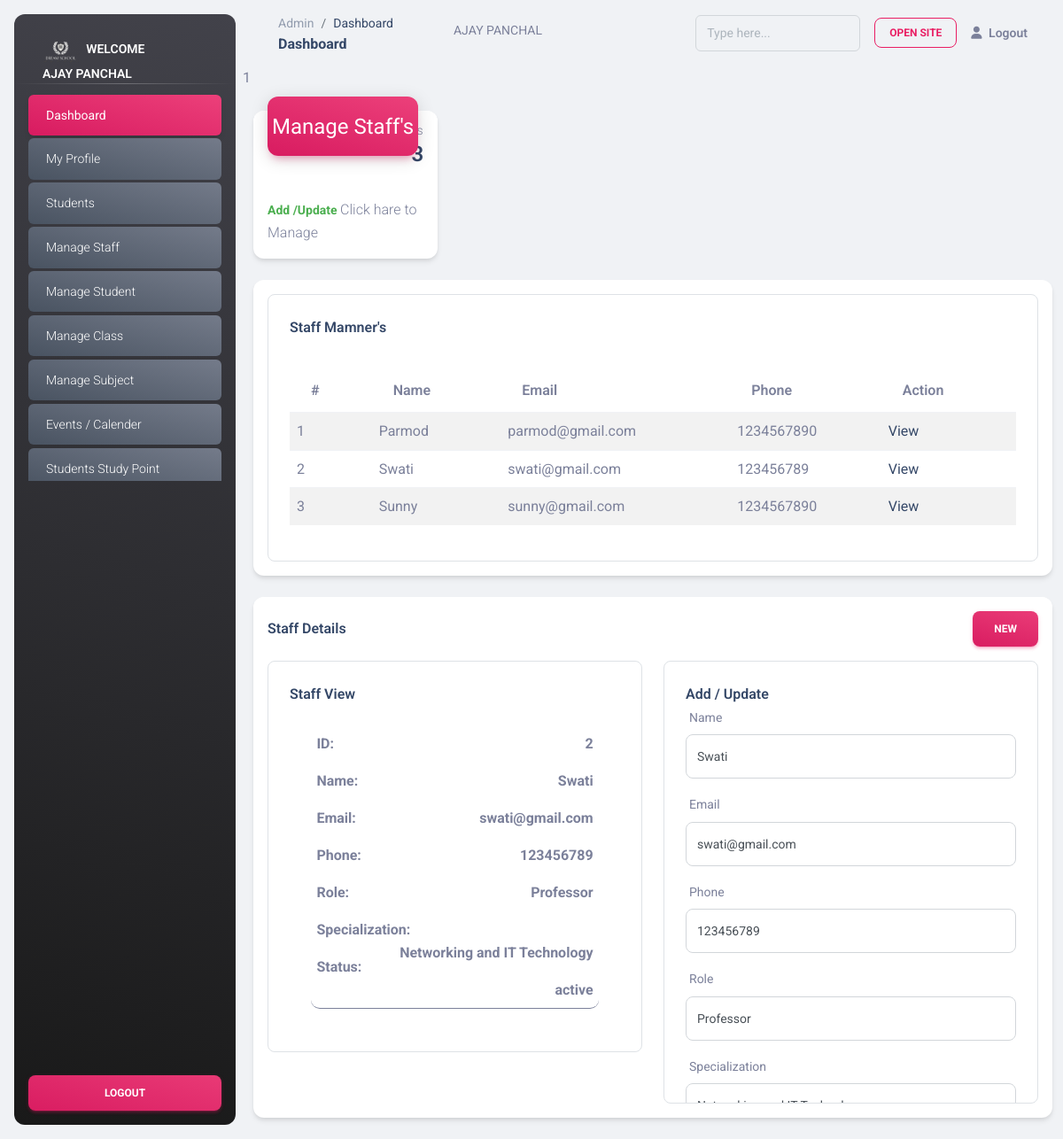
Page /admin/managestaff.php?stfid=2 (signed in) on the earlier database version.
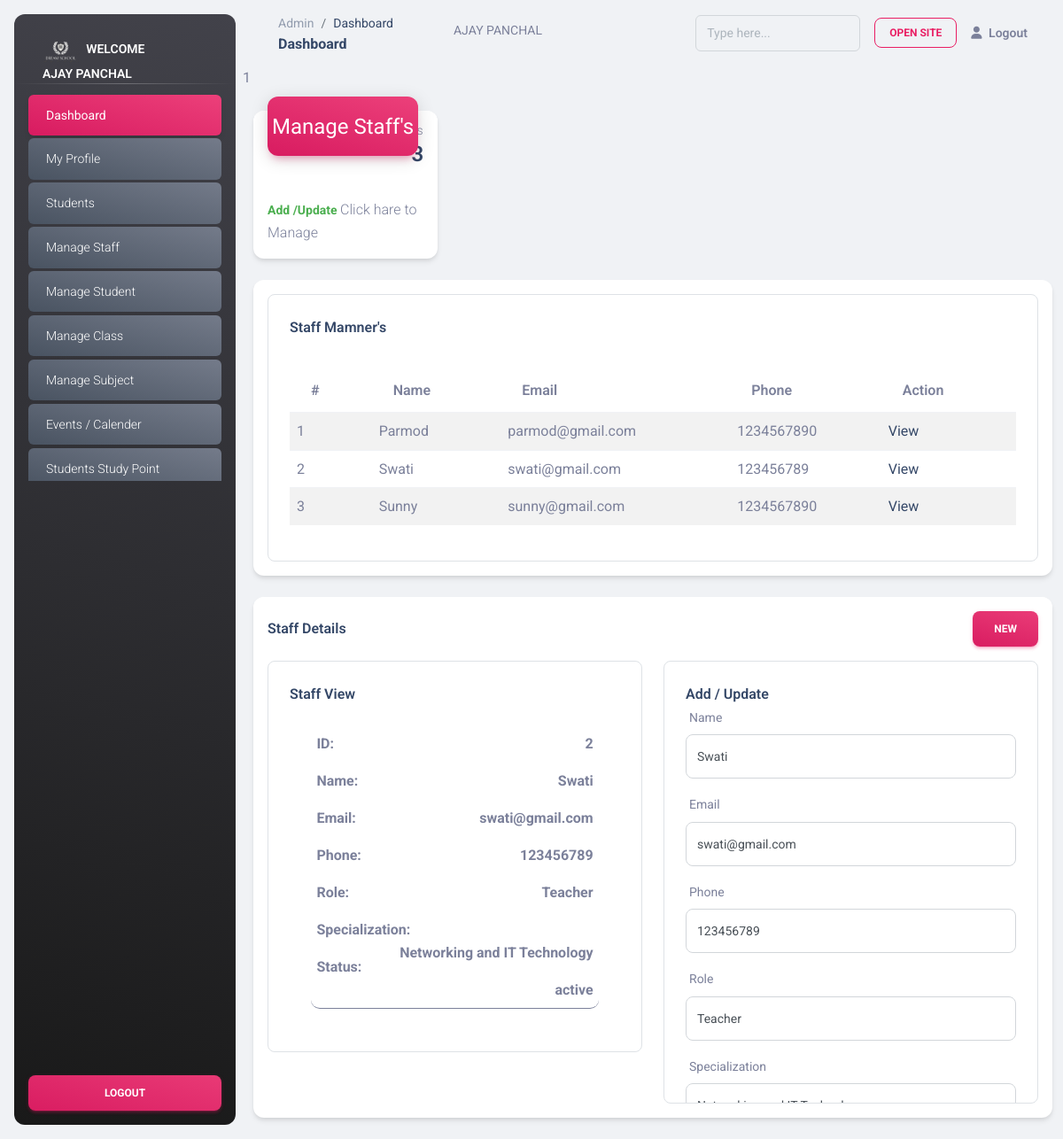
Same page on the later database version.
### tables this page shows
CREATE TABLE `staff` (
  `staff_id` int(11) NOT NULL,
  `staff_name` varchar(80) DEFAULT NULL,
  `staff_email` varchar(100) DEFAULT NULL,
  `staff_phone` int(13) DEFAULT NULL,
  `staff_psw` varchar(255) DEFAULT NULL,
  `staff_role` varchar(200) DEFAULT NULL,
  `specialization` varchar(200) DEFAULT NULL,
  `subject` varchar(200) DEFAULT NULL,
  `status` varchar(20) NOT NULL DEFAULT 'in-active',
  `insert_by` int(11) DEFAULT NULL,
  `update_by` int(11) DEFAULT NULL,
  `insert_at` int(11) DEFAULT NULL,
  `update_at` int(11) DEFAULT NULL
);

### admin/managestaff.php (the view, shortened to what the changed rows need)
<?php
include "header.php";
$staff_name = $staff_id = $staff_email = $staff_phone = $status = $staff_role = $specialization = "";
if (isset($_GET['stfid'])) {
  $stfid = $_GET['stfid'];
  $sql = "SELECT * from staff where staff_id=$stfid";
  $res = mysqli_query($conn, $sql);
  if (mysqli_num_rows($res) > 0) {
    $row = mysqli_fetch_assoc($res);
    $staff_name = $row['staff_name'];
    $staff_id = $row['staff_id'];
    $staff_email = $row['staff_email'];
    $staff_phone = $row['staff_phone'];
    $status = $row['status'];
    $staff_role = $row['staff_role'];
    $specialization = $row['specialization'];
  }
}
?>
<main class="main-content position-relative max-height-vh-100 h-100 border-radius-lg ">
  <div class="container-fluid py-4">
    <div class="col-md-12 mb-lg-0 mb-4">
      <div class="card mt-4">
        <div class="card-body p-3">
          <div class="row">
            <div class="col-md-12 mb-md-0 mb-4">
              <div class="card card-body border card-plain border-radius-lg  ">
                <div>
                  <table class="table table-striped d-tbl" style="width:100%">
                    <thead>
                      <tr>
                        <th> #</th>
                        <th> Name</th>
                        <th> Email</th>
                        <th> Phone</th>
                        <th> Action</th>
                      </tr>
                    </thead>
                    <tbody>
                      <?php
                                $sql = "SELECT * FROM staff ";
                                $sql = mysqli_query($conn, $sql);
                                $i = 1;
                                while ($row = mysqli_fetch_assoc($sql)) {
                                ?>
                      <tr>
                        <td><?= $i ?></td>
                        <td><?= $row['staff_name'] ?></td>
                        <td><?= $row['staff_email'] ?></td>
                        <td><?= $row['staff_phone'] ?></td>
                        <td><a href="managestaff.php?stfid=<?= $row['staff_id'] ?>">View</a></td>
                      </tr>
                      <?php
                                  $i++;
                                }
                                  ?>
                    </tbody>
                  </table>
                </div>
              </div>
            </div>
          </div>
        </div>
      </div>
    </div>
    <div class="col-md-12 mb-lg-0 mb-4">
      <div class="card mt-4">
        <div class="card-body p-3">
          <div class="row">
            <div class="col-md-6 mb-md-0 mb-4">
              <div class="card card-body border card-plain border-radius-lg  ">
                <div class="card card-body   card-plain border-radius-lg  "
                  style="overflow-y: scroll;min-height: 300px; max-height: 500px;">
                  <div class="col-md-12 mb-md-0 mb-4 event-item">
                    <p><b>ID: </b><b style="float:right"><?= $staff_id ?></b></p>
                    <p><b>Name: </b><b style="float:right"><?= $staff_name ?></b></p>
                    <p><b>Email: </b><b style="float:right"><?= $staff_email ?></b></p>
                    <p><b>Phone: </b><b style="float:right"><?= $staff_phone ?></b></p>
                    <p><b>Role: </b><b style="float:right"><?= $staff_role ?></b></p>
                    <p><b>Specialization: </b><b style="float:right"><?= $specialization ?></b></p>
                    <p><b>Status: </b><b style="float:right"><?= $status ?></b></p>
                  </div>
                </div>
              </div>
            </div>
            <div class="col-md-6 mb-md-0 mb-4">
              <div class="card card-body border card-plain border-radius-lg  "
                style="overflow-y: scroll;min-height: 300px; max-height: 500px;">
                <form method="post">
                  <div class="mb-3">
                    <label class="form-label">Name</label>
                    <input type="text" name="staff_name" class="form-control form-control-lg" value="<?= $staff_name ?>"
                      placeholder="  Name">
                  </div>
                  <div class="mb-3">
                    <label class="form-label">Email</label>
                    <input type="email" name="staff_email" class="form-control form-control-lg"
                      value="<?= $staff_email ?>" placeholder="  Email">
                  </div>
                  <div class="mb-3">
                    <label class="form-label">Phone</label>
                    <input type="number" name="staff_phone" class="form-control form-control-lg"
                      value="<?= $staff_phone ?>" placeholder="  Phone">
                  </div>
                  <div class="mb-3">
                    <label class="form-label">Role</label>
                    <select name="staff_role" class="form-control form-control-lg">
                      <option value="Teacher" <?php if ($staff_role == "Teacher")
                              echo "selected"; ?>>Teacher</option>
                      <option value="Professor" <?php if ($staff_role == "Professor")
                              echo "selected"; ?>>Professor</option>
                    </select>
                  </div>
                  <div class="mb-3">
                    <label class="form-label">Specialization</label>
                    <input type="text" name="specialization" class="form-control form-control-lg"
                      value="<?= $specialization ?>" placeholder="specialization">
                  </div>
                </form>
              </div>
            </div>
          </div>
        </div>
      </div>
    </div>
  </div>
</main>
<?php include "footer.php" ?>

Differences in the rows shown:
changed staff "Swati": staff_role "Professor" → "Teacher"
